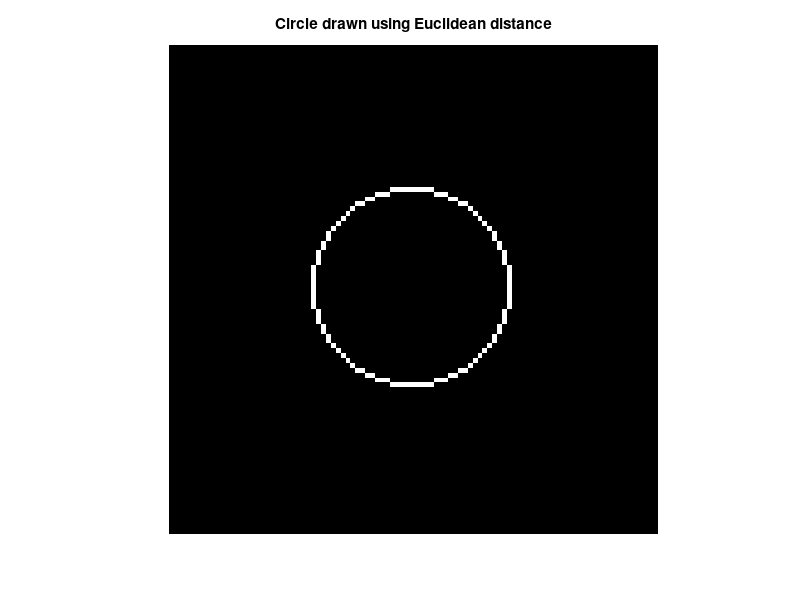

Here is the MATLAB script that generated this plot:
% Initialize a 100x100 black image
A = zeros(100, 100);

% Center of the circle
centerX = 50; % x-coordinate of the center
centerY = 50; % y-coordinate of the center

% Radius of the circle
radius = 20;

% Loop through each pixel in the image
for i = 1:100 % Loop over rows (y-coordinates)
    for j = 1:100 % Loop over columns (x-coordinates)
        % Calculate Euclidean distance from the center
        distance = sqrt((i - centerY)^2 + (j - centerX)^2);
        
        % If the distance is approximately equal to the radius, mark it
        if abs(distance - radius) < 0.5
            A(i, j) = 1; % Set the pixel to white
        end
    end
end

% Display the image
imshow(A);
title('Circle drawn using Euclidean distance');

% Save the output image
imwrite(A, 'circle_output.png');
